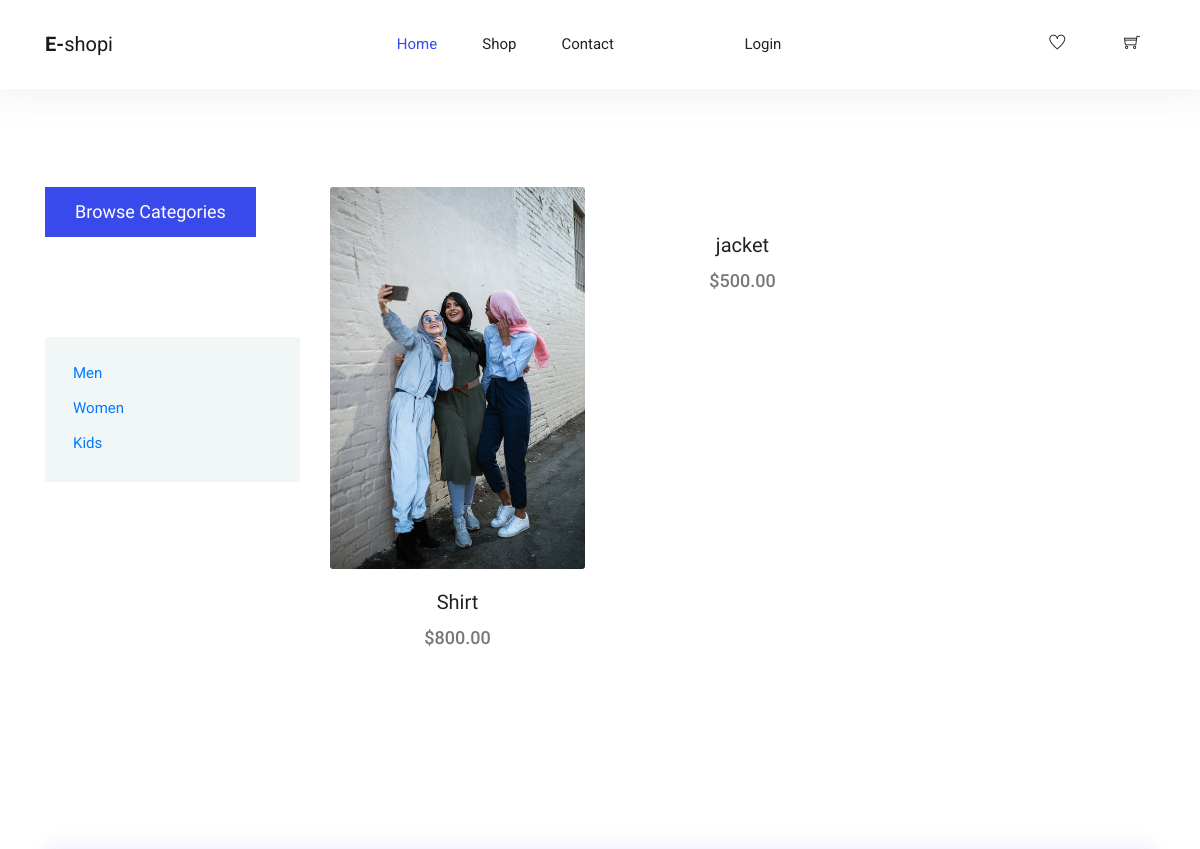
The page /categorysort/Men/ (upper part) on the database as committed earlier.
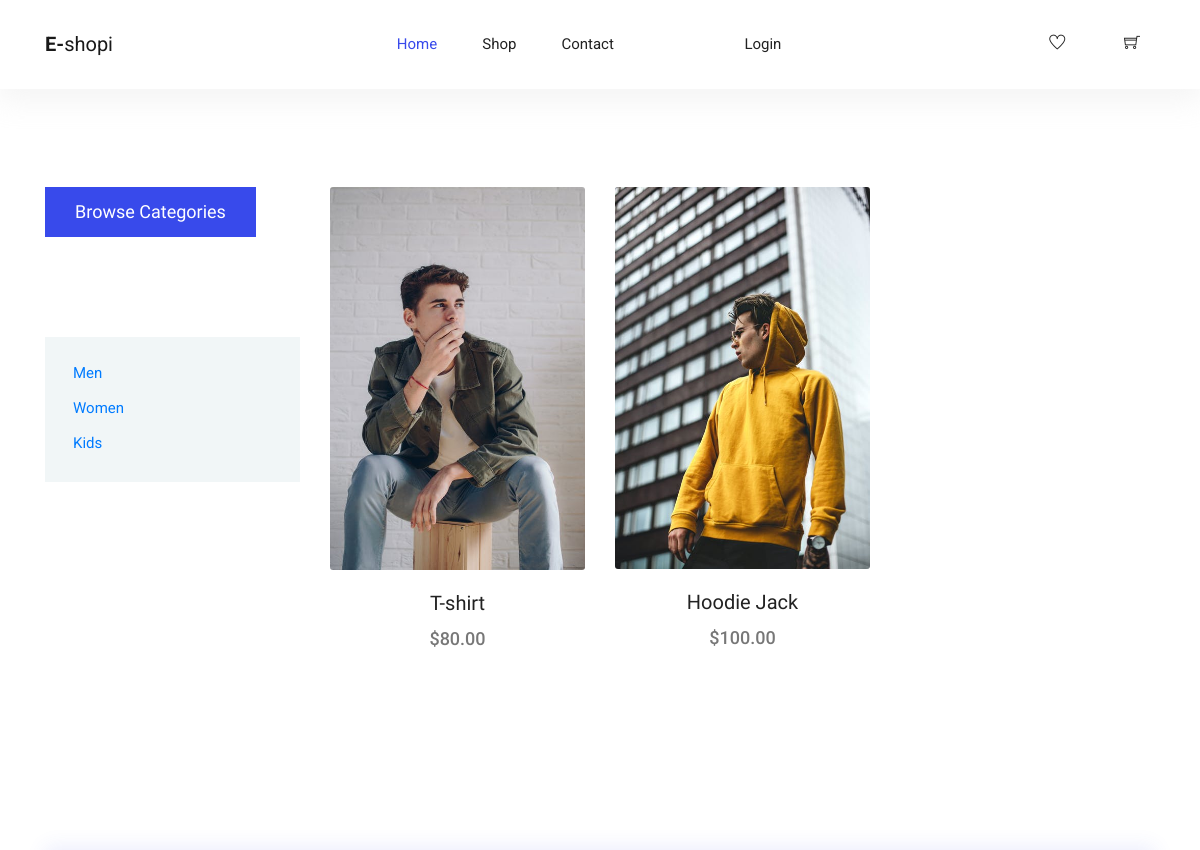
The same page on the database as committed later.
### user/models.py (models this page shows, shortened)
class Category(models.Model):
    cname = models.CharField(max_length=200)
    description = models.CharField(max_length=200)
    status = models.BooleanField(default=False)

class Product(models.Model):
    name = models.CharField(max_length=200)
    cname = models.ForeignKey(
        Category, on_delete=models.CASCADE, null=True, blank=True)
    description = models.CharField(max_length=300)
    price = models.DecimalField(max_digits=7, decimal_places=2)
    qty = models.IntegerField()
    image = models.ImageField(null=True, blank=True)

### user/views.py (the view)
# urls.py: path('categorysort/<str:name>/',views.categorysort,name="categorysort"),
def categorysort(request, name):
    cat = Category.objects.get(cname=name)
    category = Category.objects.all()
    products = Product.objects.filter(cname=cat).values()
    return render(request, 'user/filtercategory.html', {'products': products, 'category': category})

### templates/user/filtercategory.html (shortened to what this page needs)
{% extends 'user/base.html' %}
{% block content %}
{% load static %}
  <section class="section-margin--small mb-5">
    <div class="container">
      <div class="row">
        <div class="col-xl-3 col-lg-4 col-md-5">
          <div class="sidebar-categories">
            <a  style="height: 150px ;" href="{% url 'shopgrid' %}"><div  class="head">Browse Categories</div></a>
            <ul class="main-categories">
              <li class="common-filter">
                  <ul>
                    {% for cat in category  %}
                    <a href="{% url 'categorysort' cat.cname  %}"><li class="filter-list"><label for="men">{{cat.cname}}</label></li></a><br>
                    {% endfor %}
                  </ul>
              </li>
            </ul>
          </div>
        </div>
        <div class="col-xl-9 col-lg-8 col-md-7">
          <section class="lattest-product-area pb-40 category-list">
            <div class="row">
              {% for product in products  %}
              <div class="col-md-6 col-lg-4">
                <div class="card text-center card-product">
                  <div class="card-product__img">
                    <img class="card-img" src="{% static 'images' %}/{{product.image}}" alt="">
                  </div>
                  <div class="card-body">
                    <h4 class="card-product__title"><a href="#">{{product.name}}</a></h4>
                    <p class="card-product__price">${{product.price}}</p>
                  </div>
                </div>
              </div>
              {% endfor %}
            </div>
          </section>
        </div>
      </div>
    </div>
  </section>
  {% endblock content %}

Rows that differ between the two databases and show on the page:
removed Product: image (picture), name "Shirt", price "800.00"
removed Product: name "jacket", price "500.00"
now on this page (row edited): Product: image (picture), name "T-shirt", price "80.00"
now on this page (row edited): Product: image (picture), name "Hoodie Jack", price "100.00"
